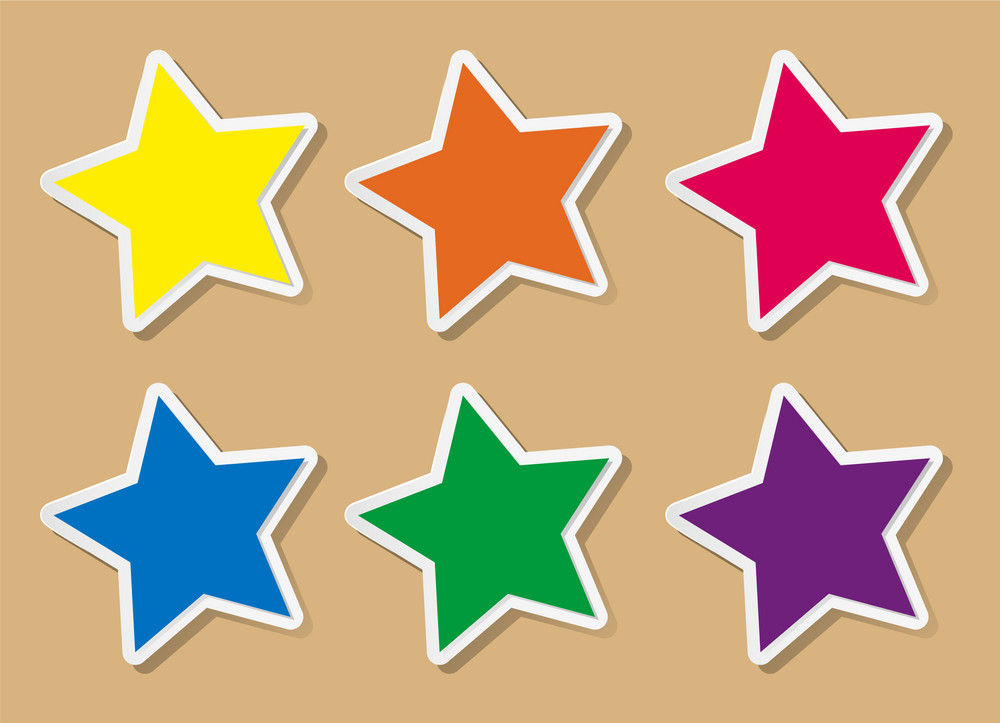
#> input picture src/image.png, 1000 x 723 px, found by its file name
$ python ex1_f.py
#> lines starting #> are read from the running program, lines starting #| are printed output that depends on the picture; after the words box and inside, x2 and y2 are one past the last pixel; in counts of white or black regions, pixels touching at a corner belong together
### src/insert.py
import cv2
def insertID(image,ID):

    # image = cv2.imread(path)


    # font
    font = cv2.FONT_HERSHEY_SIMPLEX

    # org
    org = (5,30)

    # fontScale
    fontScale = 1

    # Blue color in BGR
    color = (255, 0 ,0)

    # Line thickness of 2 px
    thickness = 1

    # Using cv2.putText() method
    image = cv2.putText(image, ID, org, font,
                    fontScale, color, thickness, cv2.LINE_AA)
    return image

### src/ex1_f.py
import cv2
import numpy as np
import insert
# Let's load a simple image with 3 black squares
image = cv2.imread("src/image.png")
#> image is the input picture: shape (723, 1000, 3); mean B, G, R 127.2, 167.4, 198.8
cv2.waitKey(0)

# Grayscale
gray = cv2.cvtColor(image, cv2.COLOR_BGR2GRAY)
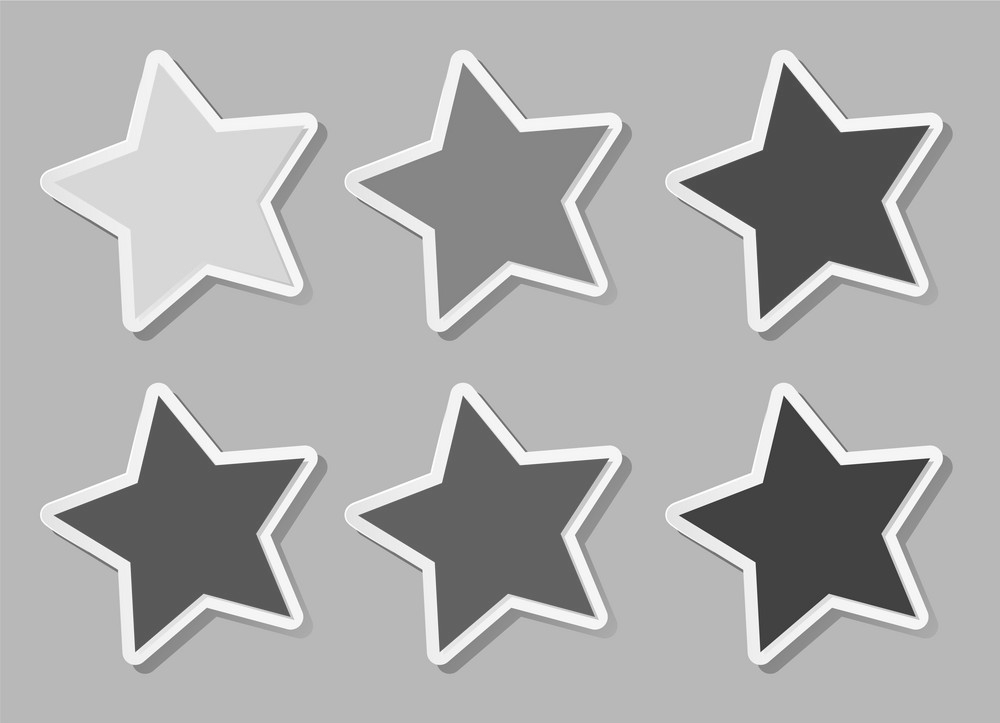
#> gray: shape (723, 1000); min 42, max 255, mean 172.1

# Find Canny edges
edged = cv2.Canny(gray, 30, 200)
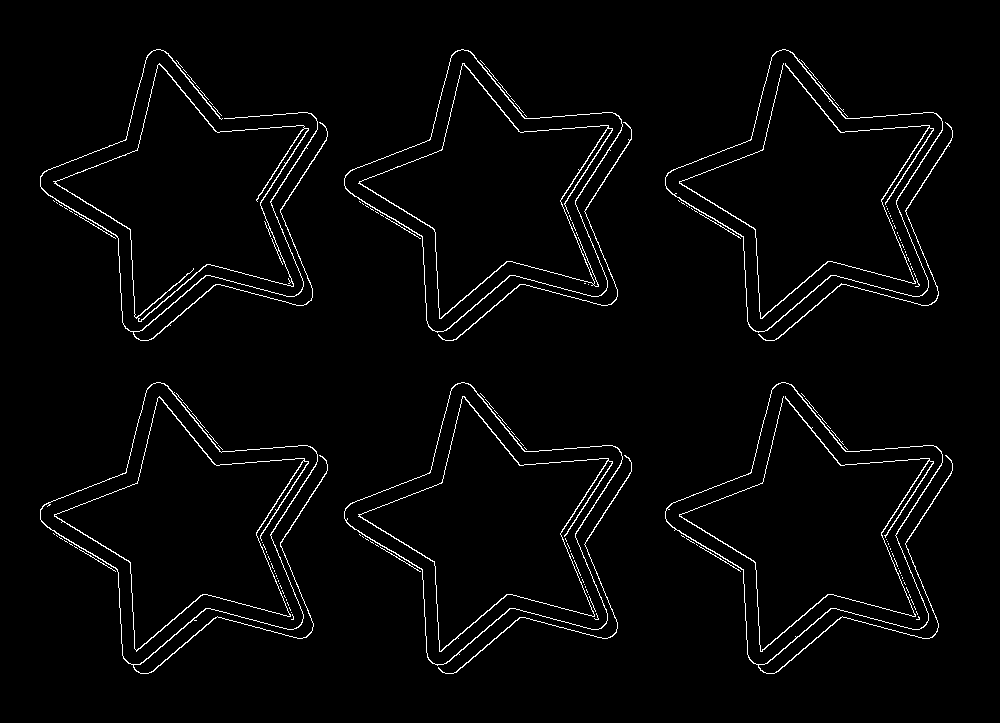
#> edged: shape (723, 1000); 2.4% white in thin lines or dots, all inside (x1, y1, x2, y2) = (40, 49, 953, 674)
cv2.waitKey(0)

# Finding Contours
# Use a copy of the image e.g. edged.copy()
# since findContours alters the image
contours, hierarchy = cv2.findContours(edged,
	cv2.RETR_EXTERNAL, cv2.CHAIN_APPROX_NONE)
#> contours = 89 contours, 79 with area under 20; largest, box (x1, y1, x2, y2) and area: (40, 382, 328, 674) 39364, (665, 382, 953, 674) 39362, (344, 382, 623, 666) 39248, (344, 49, 623, 333) 39244, (665, 49, 943, 333) 39242


print("Number of Contours found = " + str(len(contours)))
#| Number of Contours found = 89

# Draw all contours
# -1 signifies drawing all contours
cv2.drawContours(image, contours, -1, (0, 0, 255), 3)

insert.insertID(image,"51900640-51900777")
#> in insertID, `image = cv2.putText(image, ID, org, font, fontScale, color, thickness,..`:
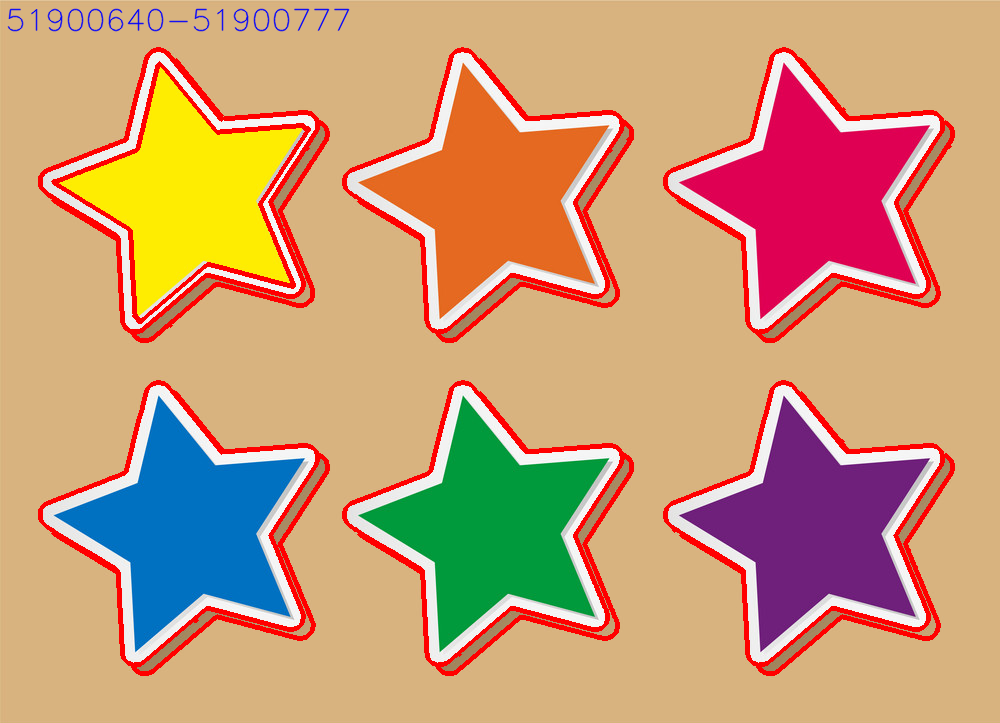
#> image: shape (723, 1000, 3); mean B, G, R 117.9, 155.5, 201.1
filename = "./output/ex1_f/"+"image"+".png"
cv2.imwrite(filename,image)
